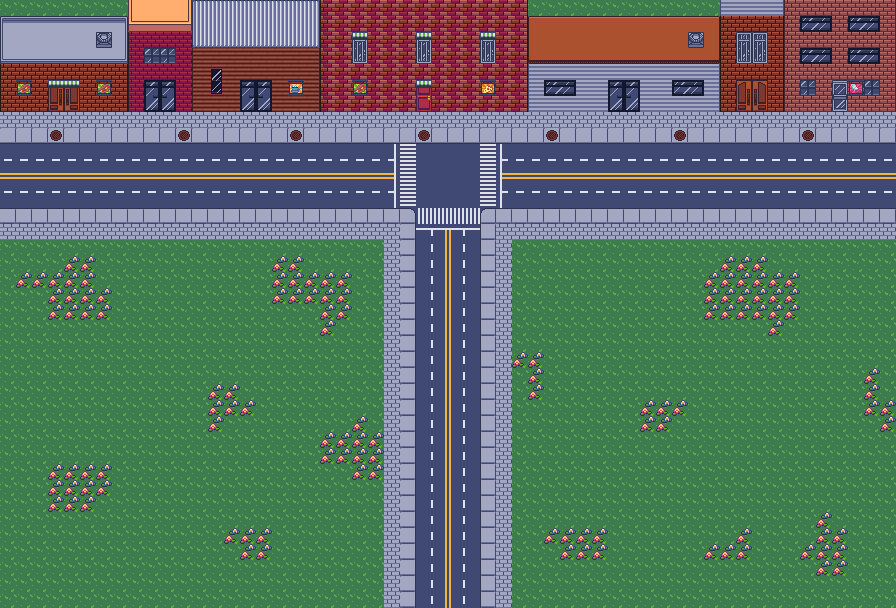

A level layout from a 2D game, rendered from its tile map. Below: a short description, then the map file with tile-grid data replaced by summaries:
An orthogonal 56x38 tile map with 16x16 px tiles, 3 tile layers (ground, ground_upper, ground_objects) and 1 object (obstacle).

<map version="1.5" tiledversion="1.7.2" orientation="orthogonal" renderorder="right-down" width="56" height="38" tilewidth="16" tileheight="16" infinite="0" nextlayerid="7" nextobjectid="51">
 <tileset firstgid="1" name="city-tileset" tilewidth="16" tileheight="16" tilecount="616" columns="28">
  <image source="../images/tilesets/city-tiles.png" width="448" height="352" />
 </tileset>
 <layer id="1" name="ground" width="56" height="38">
  <data>[2128 cells, 2128 non-empty, 121 distinct tile ids]</data>
 </layer>
 <layer id="5" name="ground_upper" width="56" height="38">
  <data>[2128 cells, 35 non-empty, 16 distinct tile ids]</data>
 </layer>
 <layer id="2" name="ground_objects" width="56" height="38">
  <data>[2128 cells, 118 non-empty, 1 distinct tile ids]</data>
 </layer>
 <objectgroup id="6" name="obstacle_objects">
  <object id="50" name="obstacle" x="0" y="0" width="896" height="80" />
 </objectgroup>
</map>
